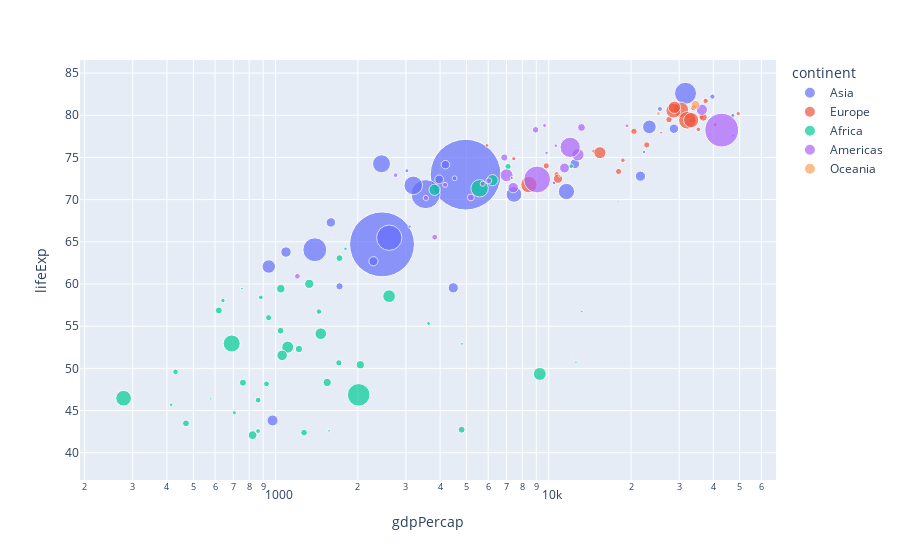

The notebook cell saved with this chart:
### Code cell
fig = px.scatter(df.query("year== 2007"),x= 'gdpPercap',y='lifeExp',size= 'pop',color='continent',
                 hover_name="country",log_x= True,size_max=50)
fig.show()

### Figure 1 — Plotly figure (JSON) as saved in the notebook; plotly's stock layout.template omitted (floating-point values rounded to 4 significant figures)
{"data": [{"hovertemplate": "<b>%{hovertext}</b><br><br>continent=Asia<br>gdpPercap=%{x}<br>lifeExp=%{y}<br>pop=%{marker.size}<extra></extra>", "hovertext": ["Afghanistan", "Bahrain", "Bangladesh", "Cambodia", "China", "Hong Kong, China", "India", "Indonesia", "Iran", "Iraq", "Israel", "Japan", "Jordan", "Korea, Dem. Rep.", "Korea, Rep.", "Kuwait", "Lebanon", "Malaysia", "Mongolia", "Myanmar", "Nepal", "Oman", "Pakistan", "Philippines", "Saudi Arabia", "Singapore", "Sri Lanka", "Syria", "Taiwan", "Thailand", "Vietnam", "West Bank and Gaza", "Yemen, Rep."], "legendgroup": "Asia", "marker": {"color": "#636efa", "size": [31889923, 708573, 150448339, 14131858, 1318683096, 6980412, 1110396331, 223547000, 69453570, 27499638, 6426679, 127467972, 6053193, 23301725, 49044790, 2505559, 3921278, 24821286, 2874127, 47761980, 28901790, 3204897, 169270617, 91077287, 27601038, 4553009, 20378239, 19314747, 23174294, 65068149, 85262356, 4018332, 22211743], "sizemode": "area", "sizeref": 527500.0, "symbol": "circle"}, "mode": "markers", "name": "Asia", "orientation": "v", "showlegend": true, "type": "scatter", "x": [974.6, 29800.0, 1391.0, 1714.0, 4959.0, 39720.0, 2452.0, 3541.0, 11610.0, 4471.0, 25520.0, 31660.0, 4519.0, 1593.0, 23350.0, 47310.0, 10460.0, 12450.0, 3096.0, 944, 1091.0, 22320.0, 2606.0, 3190.0, 21650.0, 47140.0, 3970.0, 4185.0, 28720.0, 7458.0, 2442.0, 3025.0, 2281.0], "xaxis": "x", "y": [43.83, 75.64, 64.06, 59.72, 72.96, 82.21, 64.7, 70.65, 70.96, 59.55, 80.75, 82.6, 72.53, 67.3, 78.62, 77.59, 71.99, 74.24, 66.8, 62.07, 63.78, 75.64, 65.48, 71.69, 72.78, 79.97, 72.4, 74.14, 78.4, 70.62, 74.25, 73.42, 62.7], "yaxis": "y"}, {"hovertemplate": "<b>%{hovertext}</b><br><br>continent=Europe<br>gdpPercap=%{x}<br>lifeExp=%{y}<br>pop=%{marker.size}<extra></extra>", "hovertext": ["Albania", "Austria", "Belgium", "Bosnia and Herzegovina", "Bulgaria", "Croatia", "Czech Republic", "Denmark", "Finland", "France", "Germany", "Greece", "Hungary", "Iceland", "Ireland", "Italy", "Montenegro", "Netherlands", "Norway", "Poland", "Portugal", "Romania", "Serbia", "Slovak Republic", "Slovenia", "Spain", "Sweden", "Switzerland", "Turkey", "United Kingdom"], "legendgroup": "Europe", "marker": {"color": "#EF553B", "size": [3600523, 8199783, 10392226, 4552198, 7322858, 4493312, 10228744, 5468120, 5238460, 61083916, 82400996, 10706290, 9956108, 301931, 4109086, 58147733, 684736, 16570613, 4627926, 38518241, 10642836, 22276056, 10150265, 5447502, 2009245, 40448191, 9031088, 7554661, 71158647, 60776238], "sizemode": "area", "sizeref": 527500.0, "symbol": "circle"}, "mode": "markers", "name": "Europe", "orientation": "v", "showlegend": true, "type": "scatter", "x": [5937.0, 36130.0, 33690.0, 7446.0, 10680.0, 14620.0, 22830.0, 35280.0, 33210.0, 30470.0, 32170.0, 27540.0, 18010.0, 36180.0, 40680.0, 28570.0, 9254.0, 36800.0, 49360.0, 15390.0, 20510.0, 10810.0, 9787.0, 18680.0, 25770.0, 28820.0, 33860.0, 37510.0, 8458.0, 33200.0], "xaxis": "x", "y": [76.42, 79.83, 79.44, 74.85, 73.0, 75.75, 76.49, 78.33, 79.31, 80.66, 79.41, 79.48, 73.34, 81.76, 78.89, 80.55, 74.54, 79.76, 80.2, 75.56, 78.1, 72.48, 74.0, 74.66, 77.93, 80.94, 80.88, 81.7, 71.78, 79.42], "yaxis": "y"}, {"hovertemplate": "<b>%{hovertext}</b><br><br>continent=Africa<br>gdpPercap=%{x}<br>lifeExp=%{y}<br>pop=%{marker.size}<extra></extra>", "hovertext": ["Algeria", "Angola", "Benin", "Botswana", "Burkina Faso", "Burundi", "Cameroon", "Central African Republic", "Chad", "Comoros", "Congo, Dem. Rep.", "Congo, Rep.", "Cote d'Ivoire", "Djibouti", "Egypt", "Equatorial Guinea", "Eritrea", "Ethiopia", "Gabon", "Gambia", "Ghana", "Guinea", "Guinea-Bissau", "Kenya", "Lesotho", "Liberia", "Libya", "Madagascar", "Malawi", "Mali", "Mauritania", "Mauritius", "Morocco", "Mozambique", "Namibia", "Niger", "Nigeria", "Reunion", "Rwanda", "Sao Tome and Principe", "Senegal", "Sierra Leone", "Somalia", "South Africa", "Sudan", "Swaziland", "Tanzania", "Togo", "Tunisia", "Uganda", "Zambia", "Zimbabwe"], "legendgroup": "Africa", "marker": {"color": "#00cc96", "size": [33333216, 12420476, 8078314, 1639131, 14326203, 8390505, 17696293, 4369038, 10238807, 710960, 64606759, 3800610, 18013409, 496374, 80264543, 551201, 4906585, 76511887, 1454867, 1688359, 22873338, 9947814, 1472041, 35610177, 2012649, 3193942, 6036914, 19167654, 13327079, 12031795, 3270065, 1250882, 33757175, 19951656, 2055080, 12894865, 135031164, 798094, 8860588, 199579, 12267493, 6144562, 9118773, 43997828, 42292929, 1133066, 38139640, 5701579, 10276158, 29170398, 11746035, 12311143], "sizemode": "area", "sizeref": 527500.0, "symbol": "circle"}, "mode": "markers", "name": "Africa", "orientation": "v", "showlegend": true, "type": "scatter", "x": [6223.0, 4797.0, 1441.0, 12570.0, 1217.0, 430.1, 2042.0, 706.0, 1704.0, 986.1, 277.6, 3633.0, 1545.0, 2082.0, 5581.0, 12150.0, 641.4, 690.8, 13210.0, 752.7, 1328.0, 942.7, 579.2, 1463.0, 1569.0, 414.5, 12060.0, 1045.0, 759.3, 1043.0, 1803.0, 10960.0, 3820.0, 823.7, 4811.0, 619.7, 2014.0, 7670.0, 863.1, 1598.0, 1712.0, 862.5, 926.1, 9270.0, 2602.0, 4513.0, 1107.0, 883.0, 7093.0, 1056.0, 1271.0, 469.7], "xaxis": "x", "y": [72.3, 42.73, 56.73, 50.73, 52.3, 49.58, 50.43, 44.74, 50.65, 65.15, 46.46, 55.32, 48.33, 54.79, 71.34, 51.58, 58.04, 52.95, 56.73, 59.45, 60.02, 56.01, 46.39, 54.11, 42.59, 45.68, 73.95, 59.44, 48.3, 54.47, 64.16, 72.8, 71.16, 42.08, 52.91, 56.87, 46.86, 76.44, 46.24, 65.53, 63.06, 42.57, 48.16, 49.34, 58.56, 39.61, 52.52, 58.42, 73.92, 51.54, 42.38, 43.49], "yaxis": "y"}, {"hovertemplate": "<b>%{hovertext}</b><br><br>continent=Americas<br>gdpPercap=%{x}<br>lifeExp=%{y}<br>pop=%{marker.size}<extra></extra>", "hovertext": ["Argentina", "Bolivia", "Brazil", "Canada", "Chile", "Colombia", "Costa Rica", "Cuba", "Dominican Republic", "Ecuador", "El Salvador", "Guatemala", "Haiti", "Honduras", "Jamaica", "Mexico", "Nicaragua", "Panama", "Paraguay", "Peru", "Puerto Rico", "Trinidad and Tobago", "United States", "Uruguay", "Venezuela"], "legendgroup": "Americas", "marker": {"color": "#ab63fa", "size": [40301927, 9119152, 190010647, 33390141, 16284741, 44227550, 4133884, 11416987, 9319622, 13755680, 6939688, 12572928, 8502814, 7483763, 2780132, 108700891, 5675356, 3242173, 6667147, 28674757, 3942491, 1056608, 301139947, 3447496, 26084662], "sizemode": "area", "sizeref": 527500.0, "symbol": "circle"}, "mode": "markers", "name": "Americas", "orientation": "v", "showlegend": true, "type": "scatter", "x": [12780.0, 3822.0, 9066.0, 36320.0, 13170.0, 7007.0, 9645.0, 8948.0, 6025.0, 6873.0, 5728.0, 5186.0, 1202.0, 3548.0, 7321.0, 11980.0, 2749.0, 9809.0, 4173.0, 7409.0, 19330.0, 18010.0, 42950.0, 10610.0, 11420.0], "xaxis": "x", "y": [75.32, 65.55, 72.39, 80.65, 78.55, 72.89, 78.78, 78.27, 72.23, 74.99, 71.88, 70.26, 60.92, 70.2, 72.57, 76.19, 72.9, 75.54, 71.75, 71.42, 78.75, 69.82, 78.24, 76.38, 73.75], "yaxis": "y"}, {"hovertemplate": "<b>%{hovertext}</b><br><br>continent=Oceania<br>gdpPercap=%{x}<br>lifeExp=%{y}<br>pop=%{marker.size}<extra></extra>", "hovertext": ["Australia", "New Zealand"], "legendgroup": "Oceania", "marker": {"color": "#FFA15A", "size": [20434176, 4115771], "sizemode": "area", "sizeref": 527500.0, "symbol": "circle"}, "mode": "markers", "name": "Oceania", "orientation": "v", "showlegend": true, "type": "scatter", "x": [34440.0, 25190.0], "xaxis": "x", "y": [81.23, 80.2], "yaxis": "y"}], "layout": {"legend": {"itemsizing": "constant", "title": {"text": "continent"}, "tracegroupgap": 0}, "margin": {"t": 60}, "xaxis": {"anchor": "y", "domain": [0, 1], "title": {"text": "gdpPercap"}, "type": "log"}, "yaxis": {"anchor": "x", "domain": [0, 1], "title": {"text": "lifeExp"}}}}
